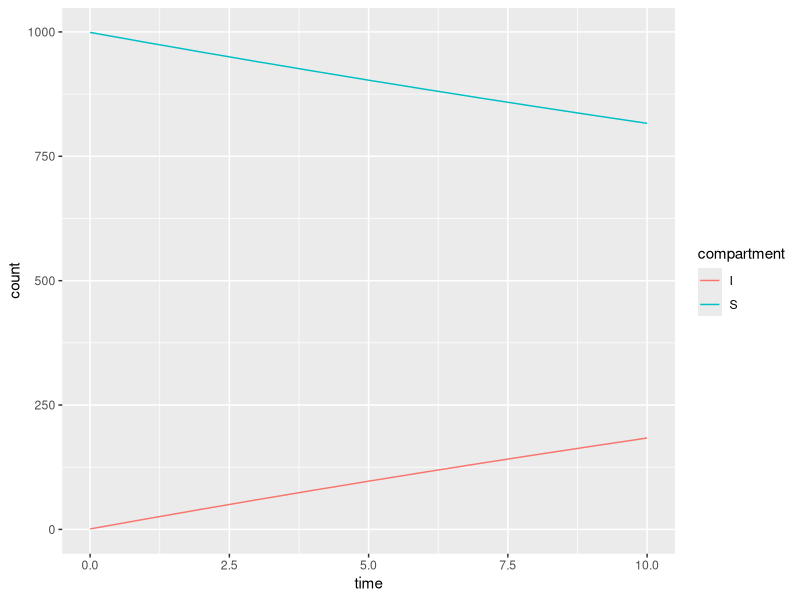

Source code (R):
## ---- chunk 1
knitr::opts_chunk$set(echo = TRUE)
## ---- chunk 2
print(paste("Today is October", 6))
print(paste("Today is October", 7))
print(paste("Today is October", 8))
print(paste("Today is October", 9))
print(paste("Today is October", 10))
## ---- chunk 3
for (day in 6:10){
  print(paste("Today is October", day))
}
## ---- chunk 4
for (i in 6:10){
  print(paste("Today is October", i))
}
## ---- chunk 5
for (i in 1:10){
  print(i+1)
}
## ---- chunk 6
add_storage <- rep(NA, length(1:10))
## ---- chunk 7
add_storage[1]  <- 1+1
add_storage[2]  <- 2+1
add_storage[3]  <- 3+1
add_storage[4]  <- 4+1
add_storage[5]  <- 5+1
add_storage[6]  <- 6+1
add_storage[7]  <- 7+1
add_storage[8]  <- 8+1
add_storage[9]  <- 9+1
add_storage[10] <- 10+1
## ---- chunk 8
for (i in 1:10){
  add_storage[i] <- i+1
}
## ---- chunk 9
add_storage <- rep(NA, length(1:10))

add_storage[1]  <- 1+1
add_storage[2]  <- add_storage[1]+1
add_storage[3]  <- add_storage[2]+1
add_storage[4]  <- add_storage[3]+1
add_storage[5]  <- add_storage[4]+1
add_storage[6]  <- add_storage[5]+1
add_storage[7]  <- add_storage[6]+1
add_storage[8]  <- add_storage[7]+1
add_storage[9]  <- add_storage[8]+1
add_storage[10] <- add_storage[9]+1
## ---- chunk 10
add_storage <- rep(NA, length(1:10))

add_storage[1]  <- 1+1
for (i in 2:10){
  add_storage[i] <- add_storage[i-1]+1
}
## ---- chunk 11
N <- 1000
lambdaI <- 0.02
S0 <- 999
I0 <- 1
## ---- chunk 12
S <- rep(NA, length(1:11))
I <- rep(NA, length(1:11))

S[1]  <- S0
I[1]  <- I0
for (i in 2:11){
  S[i] <- S[i-1]-lambdaI*S[i-1]
  I[i] <- I[i-1]+lambdaI*S[i-1]
}
## ---- chunk 13
SI_df <- data.frame(time = rep(0:10, 2),
                    compartment = rep(c("S", "I"), each=11),
                    count = c(S, I))

library(ggplot2)

ggplot(data=SI_df, aes(x=time, y=count)) + 
  geom_line(aes(color=compartment))
